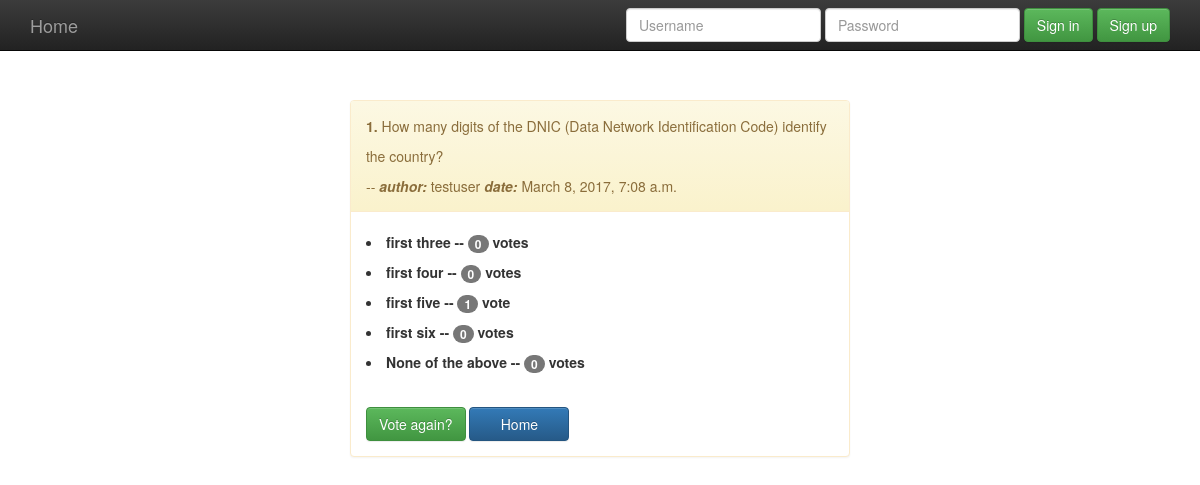
Page /polls/1/results/ on the committed database.
### polls/models.py (models this page shows, shortened)
class Question(models.Model):
    error_css_class = 'error'
    question_text = models.CharField('Question',max_length=200)
    pub_date = models.DateTimeField('date published')
    owner = models.ForeignKey(User,default=DEFAULT_USER_ID)
    def was_published_recently(self):
        now = timezone.now()
        return now - datetime.timedelta(days=1) <= self.pub_date <= now
    was_published_recently.admin_order_field = 'pub_date'
    was_published_recently.boolean = True
    was_published_recently.short_description = 'Published recently?'

class Choice(models.Model):
    question = models.ForeignKey(Question, on_delete=models.CASCADE)
    choice_text = models.CharField(max_length=200)
    votes = models.IntegerField(default=0)

### polls/views.py (the view)
# urls.py: url(r'^(?P<pk>[0-9]+)/results/$', views.ResultsView.as_view(), name='results'),
class ResultsView(generic.DetailView):
    model = Question
    template_name = 'polls/results.html'

### polls/templates/polls/results.html
{% extends 'polls/base.html' %}
{% block content %}
    <div class="panel panel-warning" style="margin:0 auto;width:500px;margin-top: 100px;line-height:30px;">
        <div class="panel-heading">
            <b>{{ question.id  }}. </b>{{ question.question_text }}
            <br>-- <i><b>author:</b></i> {{ question.owner.username }}  <i><b>date:</b></i> {{ question.pub_date }}
        </div>
        <div class="panel-body">
            {% for choice in question.choice_set.all %}
                <li><strong>{{ choice.choice_text }} -- <span class="badge">{{ choice.votes }}</span>
                    vote{{ choice.votes|pluralize }}</strong></li>
            {% endfor %}
        </div>
        <div class="panel-body">
            <a href="{% url 'polls:detail' question.id %}">
                <button type="button" class="btn btn-success">Vote again?</button>
            </a>
            <a href="{% url 'polls:index' %}">
                <button type="button" class="btn btn-primary" style="width: 100px">Home</button>
            </a>
        </div>
    </div>
{% endblock %}

### rows in the picture
Question: id "1", question_text "How many digits of the DNIC (Data Network Identification Code) identify the country?", owner.username "testuser", pub_date "March 8, 2017, 7:08 a.m."
Choice: choice_text "first three", votes "0"
Choice: choice_text "first four", votes "0"
Choice: choice_text "first five", votes "1"
Choice: choice_text "first six", votes "0"
Choice: choice_text "None of the above", votes "0"
